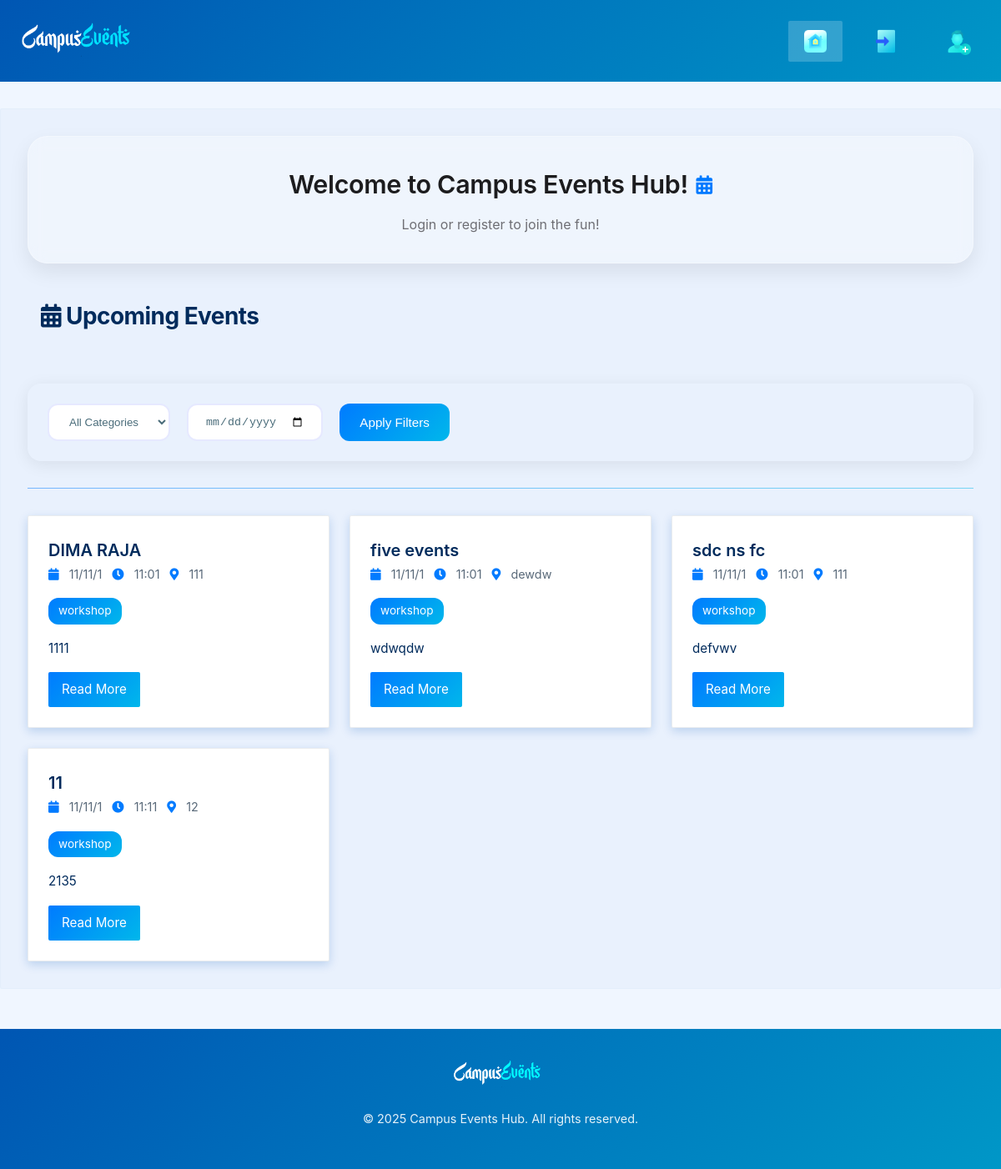
Before: / with the older database file.
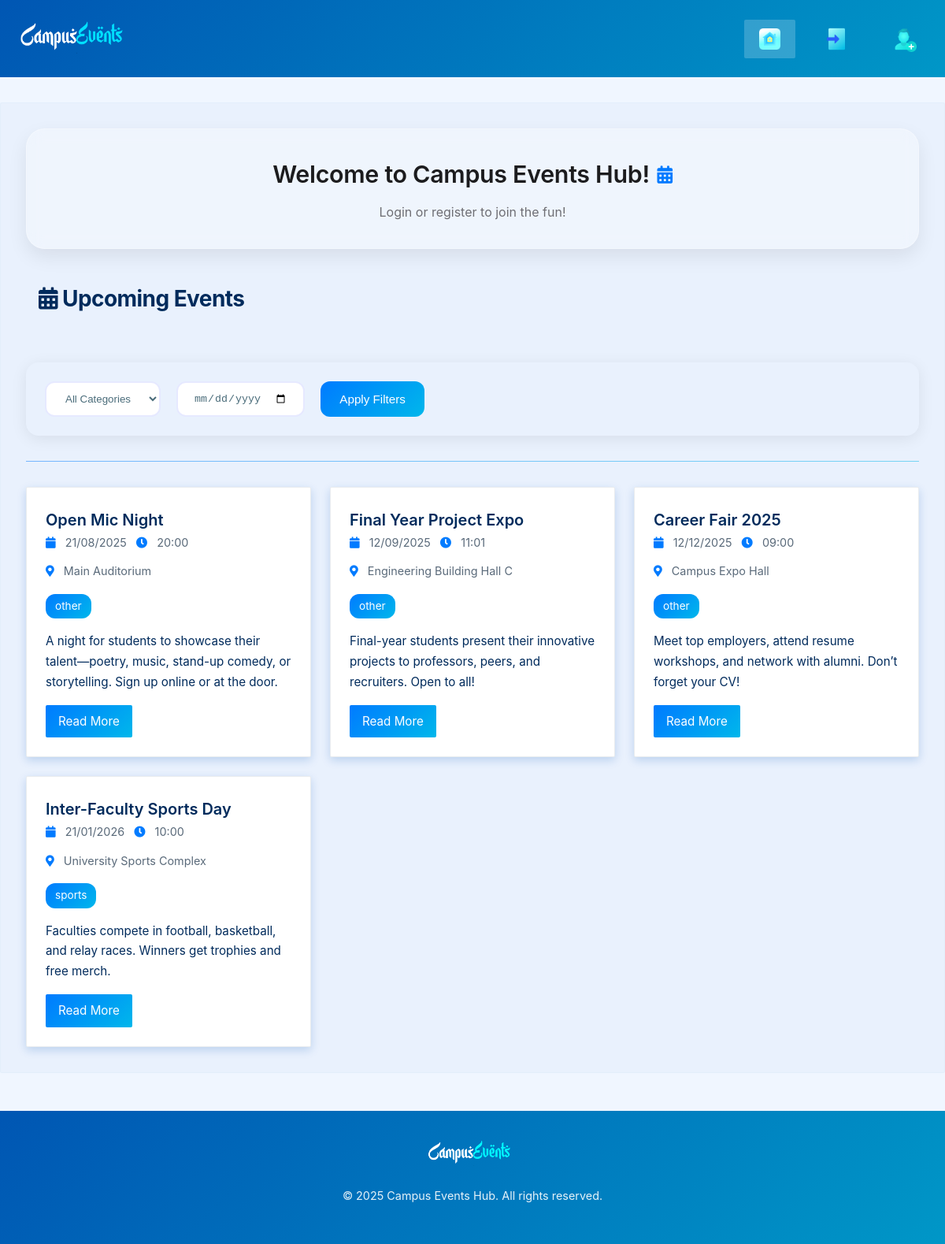
After: the same page with the newer database file.
### models.py (models this page shows)
class Event(db.Model):
    __tablename__ = 'event'
    id = db.Column(db.Integer, primary_key=True)
    title = db.Column(db.String(100), nullable=False)
    description = db.Column(db.Text, nullable=False)
    date = db.Column(db.Date, nullable=False)
    time = db.Column(db.Time, nullable=False)
    location = db.Column(db.String(100), nullable=False)
    category = db.Column(db.String(50), nullable=False)
    status = db.Column(db.Enum(EventStatus), default=EventStatus.PENDING)
    user_id = db.Column(db.Integer, db.ForeignKey('user.id'), nullable=False)
    likes = db.relationship('Like', backref='event', lazy=True, cascade='all, delete-orphan')
    rsvps = db.relationship('RSVP', backref='event', lazy=True, cascade='all, delete-orphan')
    notifications = db.relationship('Notification', backref='event', lazy=True, cascade='all, delete-orphan')

### app.py (the view, shortened to what this page needs)
@app.route('/')
def index():
    page = request.args.get('page', 1, type=int)
    per_page = 10
    events_query = Event.query.filter_by(status=EventStatus.APPROVED).order_by(Event.date, Event.time)
    category = request.args.get('category')
    date_filter = request.args.get('date')
    if category:
        events_query = events_query.filter_by(category=category)
    if date_filter:
        events_query = events_query.filter(Event.date == date.fromisoformat(date_filter))
    events = events_query.paginate(page=page, per_page=per_page, error_out=False)
    categories = sorted(set(event.category for event in Event.query.all() if event.category))
    return render_template('index.html', events=events, categories=categories, category_filter=category, date_filter=date_filter)

### templates/index.html (shortened to what this page needs)
{% extends "base.html" %}
{% block css %}
    <link rel="stylesheet" href="{{ url_for('static', filename='css/index.css') }}">
{% endblock %}
{% block content %}
    <div class="container">
        {% if current_user.is_authenticated %}
            <div class="welcome-message">
                <h2>Welcome, {{ current_user.username }}! <i class="fas fa-user"></i></h2>
                <p>Check out the latest events on campus.</p>
            </div>
        {% else %}
            <div class="welcome-message">
                <h2>Welcome to Campus Events Hub! <i class="fas fa-calendar-alt"></i></h2>
                <p>Login or register to join the fun!</p>
            </div>
        {% endif %}
        <div class="page-header">
            <h2><i class="fas fa-calendar-alt"></i> Upcoming Events</h2>
        </div>
        <div class="filters">
            <select class="form-control" id="category-filter">
                <option value="">All Categories</option>
            </select>
            <input type="date" class="form-control" id="date-filter">
            <button class="btn btn-primary" id="apply-filters">Apply Filters</button>
        </div>
        <div class="page-separator"></div>
        <div class="events-grid" id="events-grid">
            {% if events %}
                {% for event in events %}
                    <div class="event-card" id="event-card-{{ event.id }}">
                        <h3><a href="{{ url_for('get_event_page', event_id=event.id) }}">{{ event.title }}</a></h3>
                        <div class="event-meta">
                            <span><i class="fas fa-calendar"></i> {{ event.date.strftime('%d/%m/%Y') }}</span>
                            <span><i class="fas fa-clock"></i> {{ event.time.strftime('%H:%M') }}</span>
                            <span><i class="fas fa-map-marker-alt"></i> {{ event.location }}</span>
                        </div>
                        <div class="event-category">{{ event.category }}</div>
                        <p>{{ event.description }}</p>
                        <a href="{{ url_for('get_event_page', event_id=event.id) }}" class="btn btn-primary btn-read-more">Read More</a>
                    </div>
                {% endfor %}
            {% else %}
                <div class="no-events">
                    <i class="fas fa-exclamation-circle"></i> No events found.
                </div>
            {% endif %}
        </div>
    </div>
{% endblock %}

### templates/base.html (shortened to what this page needs)
<!DOCTYPE html>
<html lang="en">
<head>
    <link rel="stylesheet" href="{{ url_for('static', filename='css/base.css') }}">
    {% block css %}{% endblock %}
    <link rel="stylesheet" href="https://cdnjs.cloudflare.com/ajax/libs/font-awesome/5.15.4/css/all.min.css">
</head>
<body>
    <header>
        <nav>
            <div class="logo"><img src="{{ url_for('static', filename='images/logo.png') }}" alt="Campus Events Hub"></div><div class="nav-links">
                <a href="{{ url_for('index') }}" class="{% if request.path == url_for('index') %}active{% endif %}">
                    <img src="{{ url_for('static', filename='icons/home.png') }}" alt="Home" class="nav-icon">
                </a>
                {% if current_user.is_authenticated %}
                    <a href="{{ url_for('dashboard') }}" class="{% if request.path == url_for('dashboard') %}active{% endif %}">
                        <img src="{{ url_for('static', filename='icons/dashboard.png') }}" alt="Dashboard" class="nav-icon">
                        <span class="tooltip-text">Dashboard</span>
                    </a>
                    <a href="{{ url_for('create_event_page') }}" class="{% if request.path == url_for('create_event_page') %}active{% endif %}">
                        <img src="{{ url_for('static', filename='icons/create.png') }}" alt="Create Event" class="nav-icon">
                        <span class="tooltip-text">Create Event</span>
                    </a>
                    <a href="{{ url_for('profile') }}" class="{% if request.path == url_for('profile') %}active{% endif %}">
                        <img src="{{ url_for('static', filename='icons/profile.png') }}" alt="Profile" class="nav-icon">
                        <span class="tooltip-text">Profile</span>
                    </a>
                    <a href="{{ url_for('logout') }}" class="{% if request.path == url_for('logout') %}active{% endif %}">
                        <img src="{{ url_for('static', filename='icons/signout.png') }}" alt="Logout" class="nav-icon">
                        <span class="tooltip-text">Logout</span>
                    </a>
                {% else %}
                    <a href="{{ url_for('login') }}" class="{% if request.path == url_for('login') %}active{% endif %}">
                        <img src="{{ url_for('static', filename='icons/login.png') }}" alt="Login" class="nav-icon">
                    </a>
                    <a href="{{ url_for('register') }}" class="{% if request.path == url_for('register') %}active{% endif %}">
                        <img src="{{ url_for('static', filename='icons/register.png') }}" alt="Register" class="nav-icon">
                    </a>
                {% endif %}
            </div>
        </nav>
    </header>
    <main>
        {% block content %}{% endblock %}
    </main>
    <footer>
        <div class="footer-content">
            <img src="{{ url_for('static', filename='images/logo.png') }}" alt="Footer Logo" class="footer-logo">
            <p>© 2025 Campus Events Hub. All rights reserved.</p>
        </div>
    </footer>
</body>
</html>

### static/css/base.css (style rules this page uses)
:root { --primary-blue: #007bff; --light-blue: #f0f6ff; --white: #ffffff; --dark-blue: #002b5c; --gradient-blue: linear-gradient(135deg, #007bff 0%, #00b7eb 100%); --success-green: #28a745; --danger-red: #dc3545; --gray: #5a6a7a; --font-primary: 'Inter', -apple-system, BlinkMacSystemFont, sans-serif; --transition: all 0.3s ease; --border-radius: 2px; --animation-ease: cubic-bezier(0.4, 0, 0.2, 1); }
* { margin: 0; padding: 0; box-sizing: border-box; }
body { font-family: var(--font-primary); line-height: 1.7; color: var(--dark-blue); background-color: var(--light-blue); font-size: 16px; overscroll-behavior: none; }
h1, h2, h3, h4 { font-weight: 700; color: var(--dark-blue); }
h2 { font-size: 1.75rem; margin-bottom: 1.5rem; letter-spacing: -0.02em; }
h3 { font-size: 1.25rem; font-weight: 600; }
p { margin-bottom: 1rem; font-size: 0.95rem; font-weight: 400; }
a { text-decoration: none; color: var(--primary-blue); transition: var(--transition); }
header { background: linear-gradient(135deg, #0056b3 0%, #0097c7 100%); padding: 1.25rem 0; position: sticky; top: 0; z-index: 1000; }
nav { max-width: 1280px; margin: 0 auto; display: flex; justify-content: space-between; align-items: center; padding: 0 20px; }
.logo img { height: 50px; transition: transform var(--transition); }
.nav-links { display: flex; align-items: center; gap: 1.25rem; }
.nav-links a { color: var(--white); font-weight: 500; font-size: 0.95rem; padding: 0.5rem 1rem; border-radius: var(--border-radius); display: flex; align-items: center; gap: 0.5rem; transition: var(--transition); }
.nav-links a:hover, .nav-links a.active { background-color: rgba(255, 255, 255, 0.2); }
.nav-icon { width: 33px; height: 33px; vertical-align: middle; transition: 0.3s ease; }
.nav-links a.active .nav-icon { filter: brightness(1.2); transform: scale(1.1); }
.container { max-width: 1280px; margin: 2rem auto; padding: 2rem; background-color: #c8def531; border-radius: var(--border-radius); border: 1px solid #c8def531; animation: fadeInOpacity 0.4s var(--animation-ease); }
footer { background: linear-gradient(135deg, #0056b3 0%, #0097c7 100%); color: var(--white); padding: 2rem 0; margin-top: 3rem; }
.footer-content { max-width: 1280px; margin: 0 auto; text-align: center; }
.footer-logo { height: 40px; margin-bottom: 1rem; filter: brightness(1.1); }
.footer-content p { font-size: 0.9rem; opacity: 0.9; }
.btn { padding: 0.5rem 1rem; border: none; border-radius: var(--border-radius); font-size: 0.95rem; cursor: pointer; transition: var(--transition); display: inline-flex; align-items: center; gap: 0.5rem; }
.btn-primary { background: var(--gradient-blue); color: var(--white); }

Changed rows visible on the page:
changed Event: title "DIMA RAJA" → "Open Mic Night"; date "11/11/1" → "21/08/2025"; time "11:01" → "20:00"; location "111" → "Main Auditorium"; category "workshop" → "other"; description "1111" → "A night for students to showcase their talent—poetry, music, stand-up comedy, or storytelling. Sign up online or at the door."
changed Event: title "sdc ns fc" → "Final Year Project Expo"; date "11/11/1" → "12/09/2025"; location "111" → "Engineering Building Hall C"; category "workshop" → "other"; description "defvwv" → "Final-year students present their innovative projects to professors, peers, and recruiters. Open to all!"
changed Event: title "11" → "Career Fair 2025"; date "11/11/1" → "12/12/2025"; time "11:11" → "09:00"; location "12" → "Campus Expo Hall"; category "workshop" → "other"; description "2135" → "Meet top employers, attend resume workshops, and network with alumni. Don’t forget your CV!"
changed Event: title "five events" → "Inter-Faculty Sports Day"; date "11/11/1" → "21/01/2026"; time "11:01" → "10:00"; location "dewdw" → "University Sports Complex"; category "workshop" → "sports"; description "wdwqdw" → "Faculties compete in football, basketball, and relay races. Winners get trophies and free merch."; moves down the list
